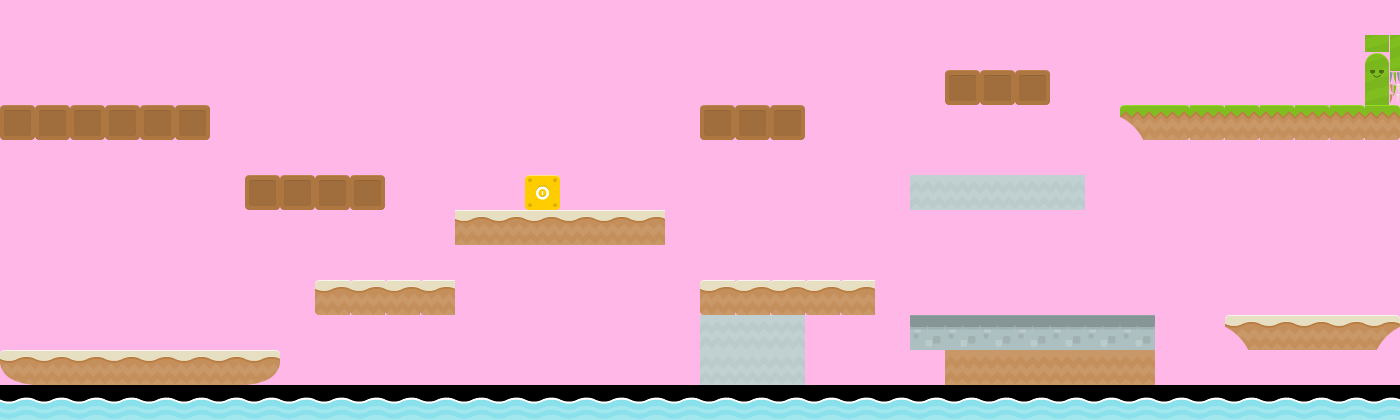

This is a level from a 2D game, rendered from its Tiled map with the project's own tilesets. A one-line summary and the map file follow, with tile-layer data summarised:
An orthogonal 40x12 tile map with 35x35 px tiles, 2 tile layers (backgroundLayer, collisionLayer) and 10 objects.

<map version="1.0" tiledversion="1.0.3" orientation="orthogonal" renderorder="right-down" width="40" height="12" tilewidth="35" tileheight="35" nextobjectid="11">
 <tileset firstgid="1" name="tiles_spritesheet" tilewidth="35" tileheight="35" spacing="1" tilecount="156" columns="12">
  <image source="../images/tiles_spritesheet.png" width="457" height="468" />
 </tileset>
 <layer name="backgroundLayer" width="40" height="12">
  <data>[480 cells, 480 non-empty, 2 distinct tile ids]</data>
 </layer>
 <layer name="collisionLayer" width="40" height="12">
  <data>[480 cells, 79 non-empty, 15 distinct tile ids]</data>
 </layer>
 <objectgroup name="objectsLayer">
  <object id="1" gid="147" x="1143" y="94" width="35" height="35">
   <properties>
    <property name="type" value="player" />
   </properties>
  </object>
  <object id="2" gid="148" x="70" y="70" width="35" height="35">
   <properties>
    <property name="key" value="goal" />
    <property name="nextLevel" value="level3" />
    <property name="type" value="goal" />
   </properties>
  </object>
  <object id="3" gid="146" x="293" y="171" width="35" height="35">
   <properties>
    <property name="type" value="enemy" />
   </properties>
  </object>
  <object id="4" gid="146" x="221" y="339" width="35" height="35">
   <properties>
    <property name="type" value="enemy" />
   </properties>
  </object>
  <object id="5" gid="146" x="590" y="205" width="35" height="35">
   <properties>
    <property name="type" value="enemy" />
   </properties>
  </object>
  <object id="6" gid="146" x="716" y="100" width="35" height="35">
   <properties>
    <property name="type" value="enemy" />
   </properties>
  </object>
  <object id="7" gid="146" x="988" y="66" width="35" height="35">
   <properties>
    <property name="type" value="enemy" />
   </properties>
  </object>
  <object id="8" gid="146" x="799" y="274" width="35" height="35">
   <properties>
    <property name="type" value="enemy" />
   </properties>
  </object>
  <object id="9" gid="146" x="968" y="170" width="35" height="35">
   <properties>
    <property name="type" value="enemy" />
   </properties>
  </object>
  <object id="10" gid="146" x="1042" y="311" width="35" height="35">
   <properties>
    <property name="type" value="enemy" />
    <property name="velocity" value="80" />
   </properties>
  </object>
 </objectgroup>
</map>
